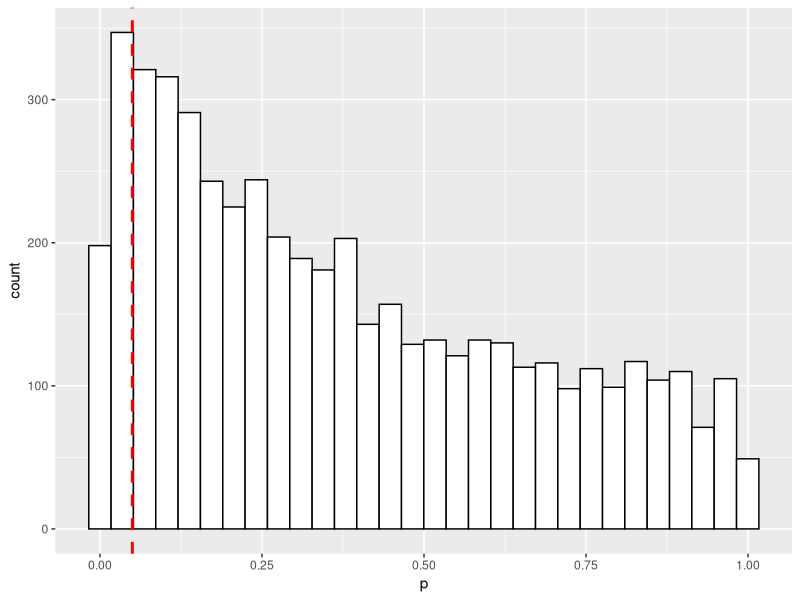
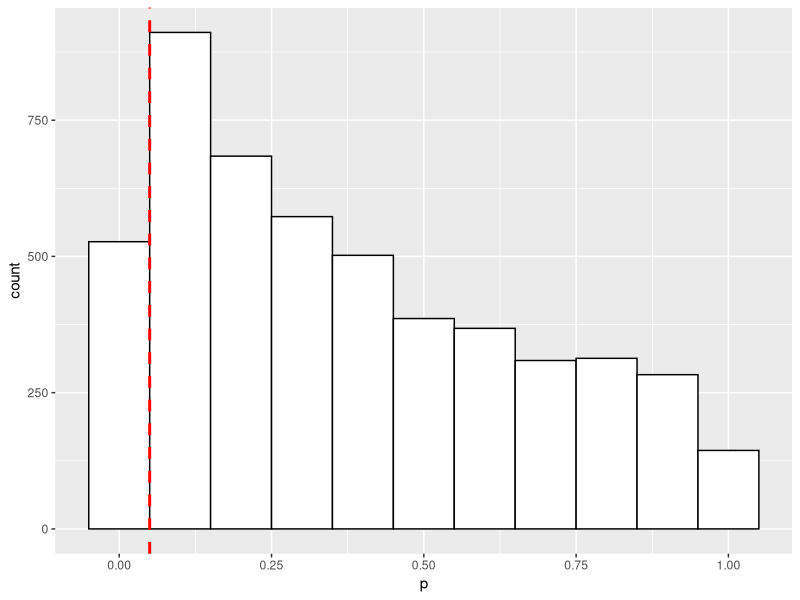
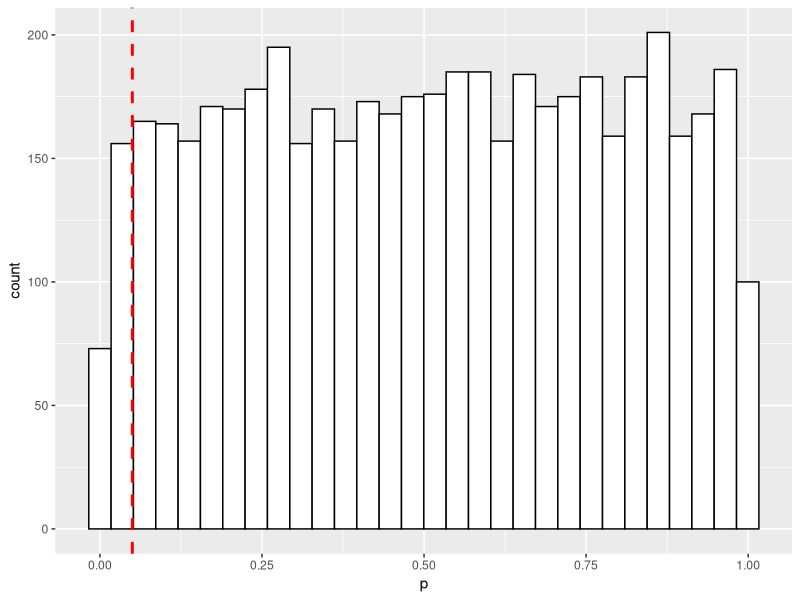
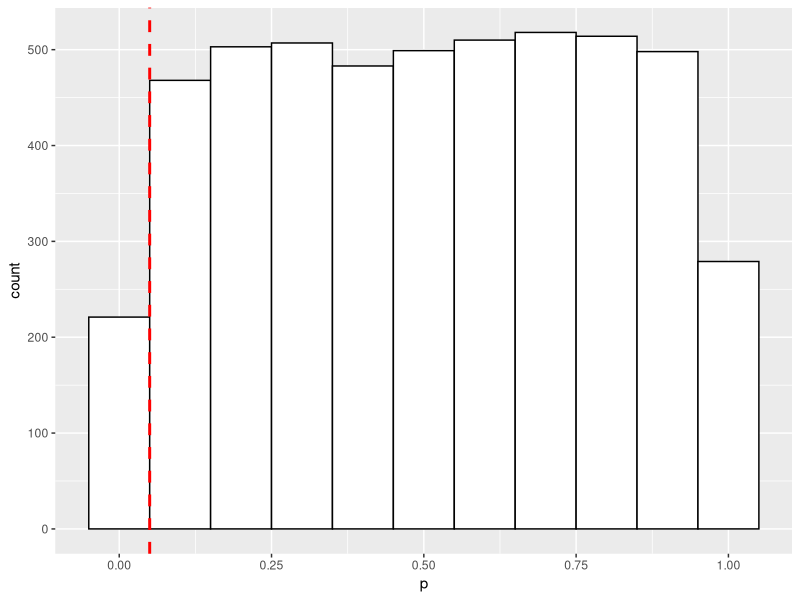
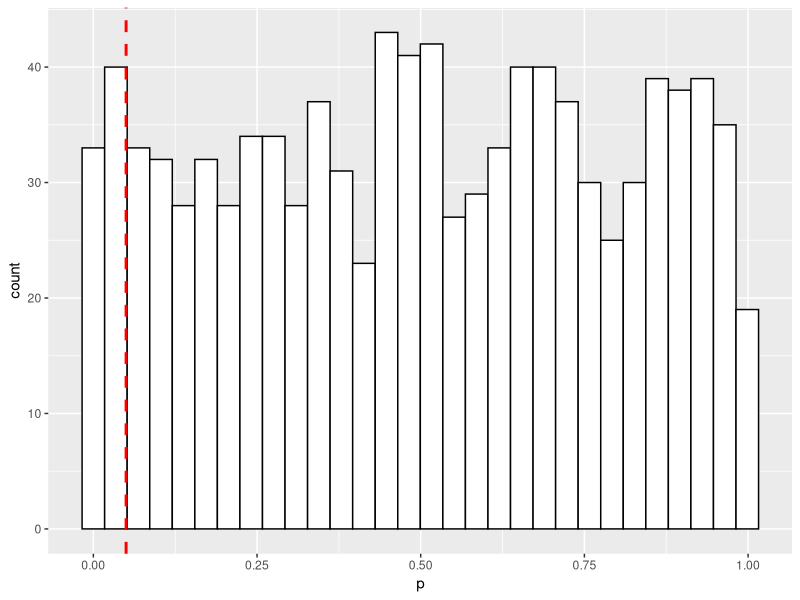
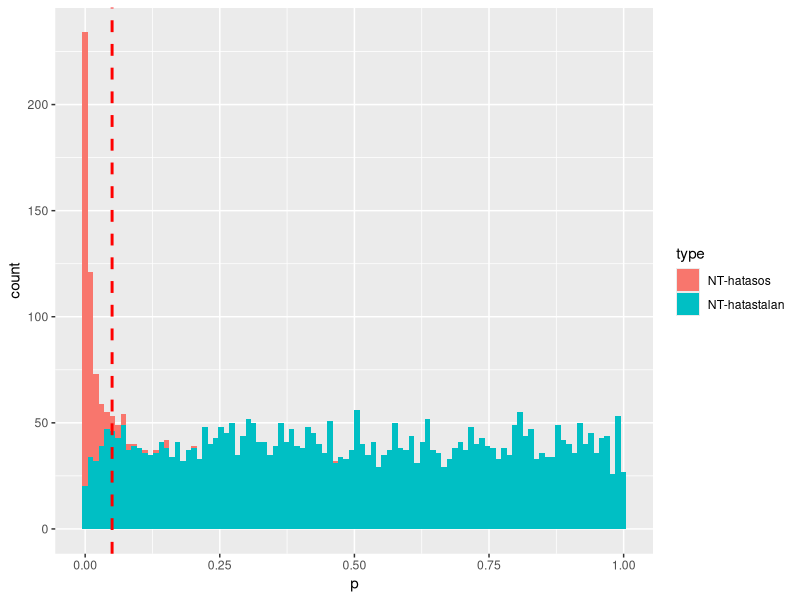
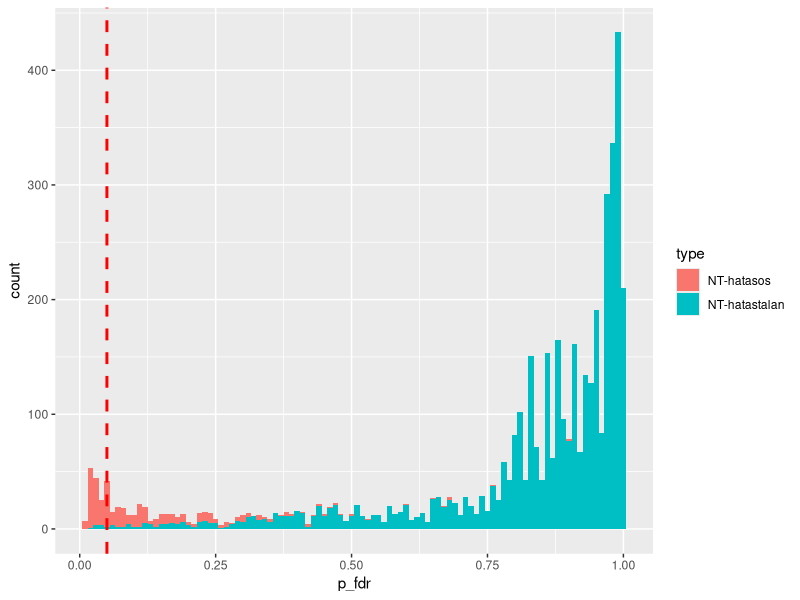
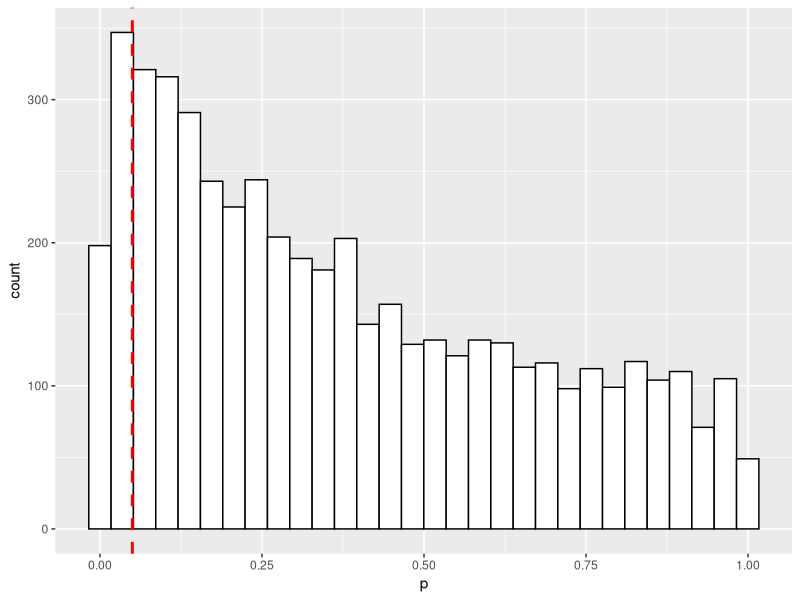

Write R code to recreate these figures, in order.
library(tidyverse)
#Normális eloszlású random számot az rnorm() függvénnyel tudtok generálni
#A kezeletlen esetben az OD  várható értéke 1.2 és a méréshez tartozó szórás 0.25
#3-3 szimulált mintát
kezeletlen <- rnorm(3, mean=1.2, sd=0.25)

#AMP kezelés mellett az OD várható értéke 1.1 és a hozzá tartozó szórás 0.4
kezeltAMP <- rnorm(3, mean=1.1, sd=0.4)

t.test(kezeletlen, kezeltAMP)

#15-15 minta
kezeletlen <- rnorm(15, mean=1.2, sd=0.25)
kezeltAMP <- rnorm(15, mean=1.1, sd=0.4)
t.test(kezeletlen, kezeltAMP)
#10 kezelt és 3 kezeletlen
kezeletlen <- rnorm(3, mean=1.2, sd=0.25)
kezeltAMP <- rnorm(10, mean=1.1, sd=0.4)
t.test(kezeletlen, kezeltAMP)
# kezelt is kezeletlen
kezeletlen <- rnorm(15, mean=1.2, sd=0.25)
kezeltAMP <- rnorm(15, mean=1.2, sd=0.25)
t.test(kezeletlen, kezeltAMP)


#Alfeladat3: N=5000  t-testet úgy hogy mindig vesztek 3-3 NT és AMP mintát, mindegyikre kiszámoljátok a p-értéket. Az eredményeket tegyétek be egy N soros táblázatba . 

tbl1 <- tibble(experiment_id=character(), p=numeric(), type=character())


for(i in 1:5000) {
  kezeletlen <- rnorm(3, mean=1.4, sd=0.25)
  kezeltAMP <- rnorm(3, mean=1.1, sd=0.4)
  result_ttest <- t.test(kezeletlen, kezeltAMP)
  tbl1 <- tbl1 %>% add_row(experiment_id=sprintf("exp_%03i",i), 
                           p=result_ttest$p.value, type="NT-AMP")
}

#Feladat 4
library(ggplot2)
tbl1 %>%
  ggplot(aes(x=p))+geom_histogram(color="black", fill="white")+
  geom_vline(aes(xintercept = 0.05), color="red", linetype="dashed", size=1) 
  ggsave("out/undersatndig-of-FDR/histogram_pvalue.jpg")
  
tbl1 %>%
    ggplot(aes(x=p))+geom_histogram(color="black", fill="white", binwidth = 0.10)+
    geom_vline(aes(xintercept = 0.05), color="red", linetype="dashed", size=1)
ggsave("out/undersatndig-of-FDR/histogram_pvalue_largebin.jpg")

#Alfeladat 5
tbl2 <- tibble(experiment_id=character(), p=numeric(), type=character())
for(i in 1:5000) {
  kezeletlen <- rnorm(4, mean=1.3, sd=0.25)
  kezeltAMP <- rnorm(5, mean=1.3, sd=0.25)
  result_ttest <- t.test(kezeletlen, kezeltAMP)
  tbl2 <- tbl2 %>% add_row(experiment_id=sprintf("exp_%03i",i), 
                           p=result_ttest$p.value, type="NT-AMP")
}

tbl2 %>%
  ggplot(aes(x=p))+geom_histogram(color="black", fill="white")+
  geom_vline(aes(xintercept = 0.05), color="red", linetype="dashed", size=1) 
ggsave("out/undersatndig-of-FDR/histogram_pvalue_2.jpg")

tbl2 %>%
  ggplot(aes(x=p))+geom_histogram(color="black", fill="white", binwidth = 0.10)+
  geom_vline(aes(xintercept = 0.05), color="red", linetype="dashed", size=1)
ggsave("out/undersatndig-of-FDR/histogram_pvalue_largebin_2.jpg")

#Alfeladat 6
#p értékek hány százaléka szignifikáns ( <0.05) az egyik és a másik szimuláció esetén?

signif_1<- tbl1 %>% 
  count(p<0.05) 

583/5000
# result: 11.7%

signif_2<- tbl2 %>% 
  count(p<0.05) 
231/5000
# result 4.6%

#Alfeladat7

tbl3 <- tibble(experiment_id=character(), p=numeric(), type=character())


for(i in 1:1000) {
  kezeletlen <- rnorm(2, mean=1.4, sd=0.25)
  kezeltAMP <- rnorm(5, mean=1.4, sd=0.25)
  result_ttest <- t.test(kezeletlen, kezeltAMP)
  tbl3 <- tbl3 %>% add_row(experiment_id=sprintf("exp_%03i",i), 
                           p=result_ttest$p.value, type="NT-AMP")
}
tbl3 %>%
  ggplot(aes(x=p))+geom_histogram(color="black", fill="white")+
  geom_vline(aes(xintercept = 0.05), color="red", linetype="dashed", size=1) 

signif_3<- tbl3 %>% 
  count(p<0.05) 
63/1000
# result 6.9%

#Alfeladat8
#Szimuláljatok úgy adatokat, hogy legyen 400 kezelt-VS-kezeletlen, és 4000 kezeletlen-VS-kezeletlen minta pár.

tbl4 <- tibble(experiment_id=character(), p=numeric(), type=character())

for(i in 1:400) {
  kezeletlen <- rnorm(5, mean=2, sd=0.25)
  kezeltAMP <- rnorm(5, mean=1.1, sd=0.4)
  result_ttest1 <- t.test(kezeletlen, kezeltAMP)
  tbl4 <- tbl4 %>% add_row(experiment_id=sprintf("exp_%03i",i), 
                           p=result_ttest1$p.value, type="NT-hatasos")
}
for(i in 1:4000) {
  kezeletlen <- rnorm(5, mean=1.4, sd=0.25)
  kezeltAMP <- rnorm(5, mean=1.4, sd=0.25)
  result_ttest2 <- t.test(kezeletlen, kezeltAMP)
  tbl4 <- tbl4 %>% add_row(experiment_id=sprintf("exp_%03i",i), 
                           p=result_ttest2$p.value, type="NT-hatastalan")
}
tbl4 %>%
  ggplot(aes(x=p, fill=type))+geom_histogram(bins=100)+
  geom_vline(aes(xintercept = 0.05), color="red", linetype="dashed", size=1) 
ggsave("out/undersatndig-of-FDR/histogram_pvalue_feladat8.jpg")

#Alfeladat9
tbl4 <- tbl4 %>% 
  mutate(p_fdr=p.adjust(p, method="fdr"))
tbl4 %>%
  ggplot(aes(x=p_fdr, fill=type))+geom_histogram(bins=100)+
  geom_vline(aes(xintercept = 0.05), color="red", linetype="dashed", size=1) 
ggsave("out/undersatndig-of-FDR/histogram_p_fdr_feladat9.jpg")

#TRUE POSITIVE
TRUE_POSITIVE <- tbl4 %>% 
  filter(p<0.05) %>% 
  count(type=="NT-hatasos")
TRUE_POSITIVE[2,2]
#383

FALSE_POSITIVE <- tbl4 %>% 
  filter(p<0.05) %>% 
  count(type=="NT-hatastalan")
FALSE_POSITIVE[2,2]
#197

TRUE_NEGATIVE <- tbl4 %>% 
  filter(p>0.05) %>% 
  count(type=="NT-hatastalan")
TRUE_NEGATIVE[2,2]
#3803

FALSE_NEGATIVE <- tbl4 %>% 
  filter(p>0.05) %>% 
  count(type=="NT-hatasos")
FALSE_NEGATIVE[2,2]
#17

#precision: true positives/sampled positives
#recall (sensitivity): true positives/ all positives

precision <- 383/400
precision
#95.75%
#recall?

#p_FDR
TRUE_POSITIVE <- tbl4 %>% 
  filter(p_fdr<0.05) %>% 
  count(type=="NT-hatasos")
TRUE_POSITIVE[2,2]
#162

FALSE_POSITIVE <- tbl4 %>% 
  filter(p_fdr<0.05) %>% 
  count(type=="NT-hatastalan")
FALSE_POSITIVE[2,2]
#8

TRUE_NEGATIVE <- tbl4 %>% 
  filter(p_fdr>0.05) %>% 
  count(type=="NT-hatastalan")
TRUE_NEGATIVE[2,2]
#3993

FALSE_NEGATIVE <- tbl4 %>% 
  filter(p_fdr>0.05) %>% 
  count(type=="NT-hatasos")
FALSE_NEGATIVE[2,2]
#238
#-->false negative increased

precision <- 162/400
precision
#40.5%
